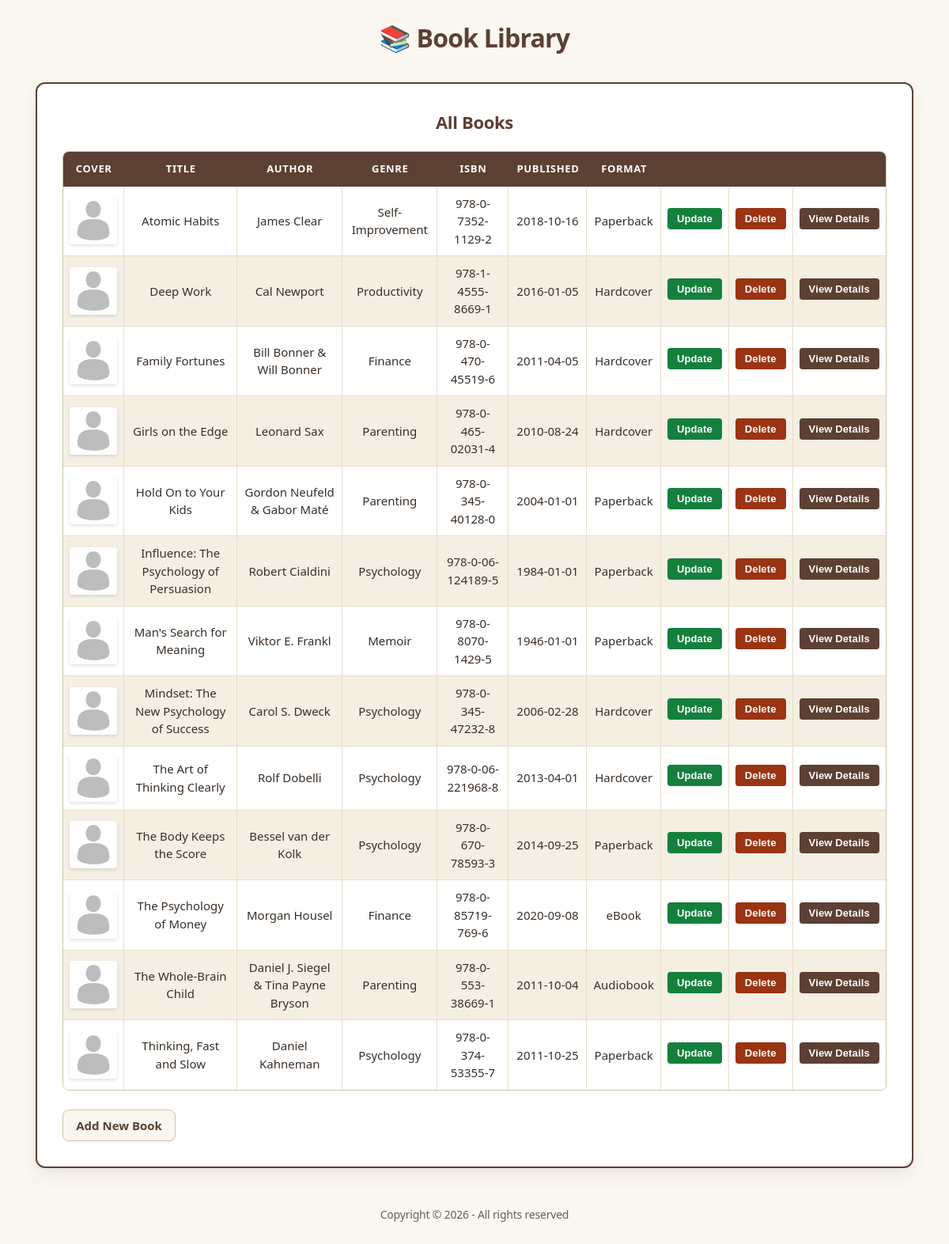
The page / on the database its author committed.
### tables this page shows
CREATE TABLE `books` (
  `bookID` int(11) NOT NULL,
  `title` varchar(150) NOT NULL,
  `author` varchar(100) NOT NULL,
  `genre` varchar(50) NOT NULL,
  `isbn` varchar(20) NOT NULL,
  `publishedDate` date NOT NULL,
  `formatID` int(11) NOT NULL,
  `imageName` varchar(50) DEFAULT NULL
);

CREATE TABLE `formats` (
  `formatID` int(11) NOT NULL,
  `formatName` varchar(50) NOT NULL
);

### functions.php (called while the page is built, shortened)
<?php
function e(?string $value): string {
    return htmlspecialchars($value ?? '', ENT_QUOTES, 'UTF-8');
}

### index.php (the view, shortened to what this page needs)
<?php
require('database.php');
require('functions.php');
$query = 'SELECT b.bookID, b.title, b.author, b.genre, b.isbn, b.publishedDate,
                 b.imageName, f.formatName
          FROM books b
          LEFT JOIN formats f ON b.formatID = f.formatID
          ORDER BY b.title';
$statement = $db->prepare($query);
$statement->execute();
$rows = $statement->fetchAll();
require('header.php');
?>
<main>
    <h2>All Books</h2>
    <table>
        <thead>
            <tr>
                <th>Cover</th>
                <th>Title</th>
                <th>Author</th>
                <th>Genre</th>
                <th>ISBN</th>
                <th>Published</th>
                <th>Format</th>
                <th>&nbsp;</th>
                <th>&nbsp;</th>
                <th>&nbsp;</th>
            </tr>
        </thead>
        <tbody>
            <?php if (empty($rows)): ?>
                <tr><td colspan="10">No books found.</td></tr>
            <?php else: ?>
                <?php foreach ($rows as $row): ?>
                    <tr>
                        <td>
                            <?php
                            $row_image = (!empty($row['imageName']) && file_exists('images/' . $row['imageName']))
                                ? $row['imageName']
                                : 'placeholder_100.jpg';
                            ?>
                            <img
                                src="images/<?= e($row_image) ?>"
                                alt="<?= e($row['title']) ?>"
                                height="60"
                            />
                        </td>
                        <td><?= e($row['title']) ?></td>
                        <td><?= e($row['author']) ?></td>
                        <td><?= e($row['genre']) ?></td>
                        <td><?= e($row['isbn']) ?></td>
                        <td><?= e($row['publishedDate']) ?></td>
                        <td><?= e($row['formatName']) ?></td>
                        <td>
                            <form action="update_book_form.php" method="post">
                                <input type="submit" value="Update" class="btn-update" />
                            </form>
                        </td>
                        <td>
                            <form action="delete_book.php" method="post"
                                  onsubmit="return confirm('Delete this book?');">
                                <input type="submit" value="Delete" class="btn-delete" />
                            </form>
                        </td>
                        <td>
                            <form action="book_details.php" method="post">
                                <input type="submit" value="View Details" class="btn-view" />
                            </form>
                        </td>
                    </tr>
                <?php endforeach; ?>
            <?php endif; ?>
        </tbody>
    </table>
    <p><a href="add_book_form.php">Add New Book</a></p>
</main>
<?php require('footer.php'); ?>

### header.php (shortened to what this page needs)
<!DOCTYPE html>
<html lang="en">
<head>
    <link rel="stylesheet" href="css/books2.css?v=8">
</head>
<body>
<header>
    <h1>📚 Book Library</h1>
</header>

### footer.php (shortened to what this page needs)
<footer>
    <h2>Copyright &copy; 2026 - All rights reserved</h2>
</footer>
</body>
</html>

### css/books2.css (style rules this page uses)
:root { --bg-page: #FAF7F0; --bg-surface: #FFFFFF; --bg-surface-alt: #F9F6F0; --bg-row-stripe: #F5EFE3; --bg-row-hover: #EFE6D5; --color-primary: #5C4033; --color-primary-hover: #4A3429; --color-primary-light: #7A5745; --color-text-main: #3A2F27; --color-text-muted: #6E5D4F; --color-border: #D3C4A8; --color-border-subtle: #E8DEC8; --btn-update: #15803D; --btn-update-hover: #166534; --btn-update-active: #14532D; --btn-delete: #9A3412; --btn-delete-hover: #7C2D12; --btn-delete-active: #6C2710; --btn-view: #5C4033; --btn-view-hover: #4A3429; --btn-view-active: #3A281F; --radius-sm: 4px; --radius-md: 8px; --radius-lg: 12px; --shadow-sm: 0 1px 2px rgba(0, 0, 0, 0.05); --shadow-md: 0 4px 6px -1px rgba(92, 64, 51, 0.07), 0 2px 4px -2px rgba(92, 64, 51, 0.05); --shadow-lg: 0 10px 25px -3px rgba(92, 64, 51, 0.1), 0 4px 6px -4px rgba(92, 64, 51, 0.05); --shadow-card: 0 1px 3px rgba(92, 64, 51, 0.08), 0 6px 16px rgba(92, 64, 51, 0.06); --transition: 180ms cubic-bezier(0.4, 0, 0.2, 1); }
*, *::before, *::after { box-sizing: border-box; }
body { font-family: system-ui, -apple-system, BlinkMacSystemFont, 'Segoe UI', Roboto, 'Helvetica Neue', Arial, sans-serif; background-color: var(--bg-page); color: var(--color-text-main); margin: 0; padding: 24px 16px 32px; line-height: 1.5; -webkit-font-smoothing: antialiased; -moz-osx-font-smoothing: grayscale; }
header { text-align: center; margin-bottom: 1.5rem; }
h1 { color: var(--color-primary); font-size: 2rem; font-weight: 700; letter-spacing: -0.025em; margin: 0 0 0.5rem; display: inline-flex; align-items: center; gap: 0.5rem; }
h2 { color: var(--color-primary); font-size: 1.375rem; font-weight: 600; text-align: center; margin: 0 0 1.25rem; letter-spacing: -0.015em; }
footer { text-align: center; margin-top: 2rem; padding-top: 1rem; }
footer h2 { font-size: 0.875rem; font-weight: 500; color: var(--color-text-muted); margin: 0; }
main { width: 95%; max-width: 1200px; margin: 0 auto; padding: 2rem; background: var(--bg-surface); border: 2px solid var(--color-primary); border-radius: var(--radius-lg); box-shadow: var(--shadow-lg); overflow-x: auto; }
main > p { margin: 1.5rem 0 0; }
main > p a { display: inline-flex; align-items: center; gap: 0.35rem; color: var(--color-primary); font-weight: 600; font-size: 0.9375rem; text-decoration: none; padding: 0.5rem 1rem; background: var(--bg-surface-alt); border: 1px solid var(--color-border); border-radius: var(--radius-md); box-shadow: var(--shadow-sm); transition: all var(--transition); }
table { width: 100%; border-collapse: separate; border-spacing: 0; font-size: 0.9375rem; border: 1px solid var(--color-border); border-radius: var(--radius-md); overflow: hidden; }
thead th { background-color: var(--color-primary); color: #FFFFFF; font-size: 0.8125rem; font-weight: 600; text-transform: uppercase; letter-spacing: 0.05em; padding: 12px 10px; text-align: center; vertical-align: middle; border: none; white-space: nowrap; }
tbody tr { transition: background-color var(--transition); background-color: var(--bg-surface); }
tbody tr:nth-child(even) { background-color: var(--bg-row-stripe); }
th, td { padding: 10px 8px; border-bottom: 1px solid var(--color-border-subtle); border-right: 1px solid var(--color-border-subtle); text-align: center; vertical-align: middle; word-wrap: break-word; }
th:last-child, td:last-child { border-right: none; }
tbody tr:last-child td { border-bottom: none; }
td img { border-radius: var(--radius-sm); box-shadow: 0 2px 4px rgba(0, 0, 0, 0.12); object-fit: cover; display: block; margin: 0 auto; background: #FFFFFF; }
td form { display: inline-block; margin: 0; }
td input[type="submit"] { padding: 6px 12px; font-size: 0.8125rem; font-weight: 600; color: #FFFFFF; border: none; border-radius: var(--radius-sm); cursor: pointer; white-space: nowrap; box-shadow: 0 1px 2px rgba(0, 0, 0, 0.1); transition: all var(--transition); letter-spacing: 0.01em; }
.btn-update { background: var(--btn-update); }
.btn-delete { background: var(--btn-delete); }
.btn-view { background: var(--btn-view); }
form { margin: 1.5rem auto; max-width: 580px; width: 100%; overflow: auto; }

### rows shown on the page
books: imageName (placeholder picture), title "Atomic Habits", author "James Clear", genre "Self-Improvement", isbn "978-0-7352-1129-2", publishedDate "2018-10-16", formatID.formatName "Paperback"
books: imageName (placeholder picture), title "Deep Work", author "Cal Newport", genre "Productivity", isbn "978-1-4555-8669-1", publishedDate "2016-01-05", formatID.formatName "Hardcover"
books: imageName (placeholder picture), title "Family Fortunes", author "Bill Bonner & Will Bonner", genre "Finance", isbn "978-0-470-45519-6", publishedDate "2011-04-05", formatID.formatName "Hardcover"
books: imageName (placeholder picture), title "Girls on the Edge", author "Leonard Sax", genre "Parenting", isbn "978-0-465-02031-4", publishedDate "2010-08-24", formatID.formatName "Hardcover"
books: imageName (placeholder picture), title "Hold On to Your Kids", author "Gordon Neufeld & Gabor Maté", genre "Parenting", isbn "978-0-345-40128-0", publishedDate "2004-01-01", formatID.formatName "Paperback"
books: imageName (placeholder picture), title "Influence: The Psychology of Persuasion", author "Robert Cialdini", genre "Psychology", isbn "978-0-06-124189-5", publishedDate "1984-01-01", formatID.formatName "Paperback"
books: imageName (placeholder picture), title "Man's Search for Meaning", author "Viktor E. Frankl", genre "Memoir", isbn "978-0-8070-1429-5", publishedDate "1946-01-01", formatID.formatName "Paperback"
books: imageName (placeholder picture), title "Mindset: The New Psychology of Success", author "Carol S. Dweck", genre "Psychology", isbn "978-0-345-47232-8", publishedDate "2006-02-28", formatID.formatName "Hardcover"
books: imageName (placeholder picture), title "The Art of Thinking Clearly", author "Rolf Dobelli", genre "Psychology", isbn "978-0-06-221968-8", publishedDate "2013-04-01", formatID.formatName "Hardcover"
books: imageName (placeholder picture), title "The Body Keeps the Score", author "Bessel van der Kolk", genre "Psychology", isbn "978-0-670-78593-3", publishedDate "2014-09-25", formatID.formatName "Paperback"
books: imageName (placeholder picture), title "The Psychology of Money", author "Morgan Housel", genre "Finance", isbn "978-0-85719-769-6", publishedDate "2020-09-08", formatID.formatName "eBook"
books: imageName (placeholder picture), title "The Whole-Brain Child", author "Daniel J. Siegel & Tina Payne Bryson", genre "Parenting", isbn "978-0-553-38669-1", publishedDate "2011-10-04", formatID.formatName "Audiobook"
books: imageName (placeholder picture), title "Thinking, Fast and Slow", author "Daniel Kahneman", genre "Psychology", isbn "978-0-374-53355-7", publishedDate "2011-10-25", formatID.formatName "Paperback"
